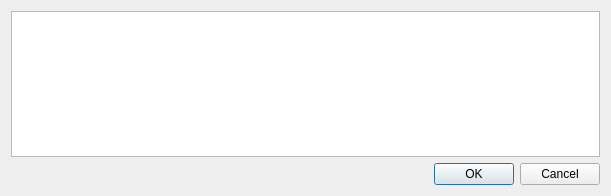
<?xml version="1.0" encoding="UTF-8"?>
<ui version="4.0">
 <class>CSimpleDialogBase</class>
 <widget class="QDialog" name="CSimpleDialogBase">
  <property name="geometry">
   <rect>
    <x>0</x>
    <y>0</y>
    <width>611</width>
    <height>196</height>
   </rect>
  </property>
  <property name="windowTitle">
   <string>CSimpleDialog</string>
  </property>
  <layout class="QGridLayout" name="gridLayout_2">
   <item row="0" column="0">
    <widget class="QPlainTextEdit" name="m_plainTextEdit">
     <property name="font">
      <font>
       <family>Arial</family>
       <pointsize>14</pointsize>
      </font>
     </property>
     <property name="plainText">
      <string/>
     </property>
    </widget>
   </item>
   <item row="1" column="0">
    <layout class="QHBoxLayout" name="horizontalLayout_2">
     <item>
      <spacer name="horizontalSpacer_2">
       <property name="orientation">
        <enum>Qt::Horizontal</enum>
       </property>
       <property name="sizeHint" stdset="0">
        <size>
         <width>40</width>
         <height>20</height>
        </size>
       </property>
      </spacer>
     </item>
     <item>
      <widget class="QDialogButtonBox" name="buttonBox">
       <property name="orientation">
        <enum>Qt::Horizontal</enum>
       </property>
       <property name="standardButtons">
        <set>QDialogButtonBox::Cancel|QDialogButtonBox::Ok</set>
       </property>
      </widget>
     </item>
    </layout>
   </item>
  </layout>
 </widget>
 <resources/>
 <connections>
  <connection>
   <sender>buttonBox</sender>
   <signal>accepted()</signal>
   <receiver>CSimpleDialogBase</receiver>
   <slot>accept()</slot>
   <hints>
    <hint type="sourcelabel">
     <x>248</x>
     <y>254</y>
    </hint>
    <hint type="destinationlabel">
     <x>157</x>
     <y>274</y>
    </hint>
   </hints>
  </connection>
  <connection>
   <sender>buttonBox</sender>
   <signal>rejected()</signal>
   <receiver>CSimpleDialogBase</receiver>
   <slot>reject()</slot>
   <hints>
    <hint type="sourcelabel">
     <x>316</x>
     <y>260</y>
    </hint>
    <hint type="destinationlabel">
     <x>286</x>
     <y>274</y>
    </hint>
   </hints>
  </connection>
 </connections>
</ui>
